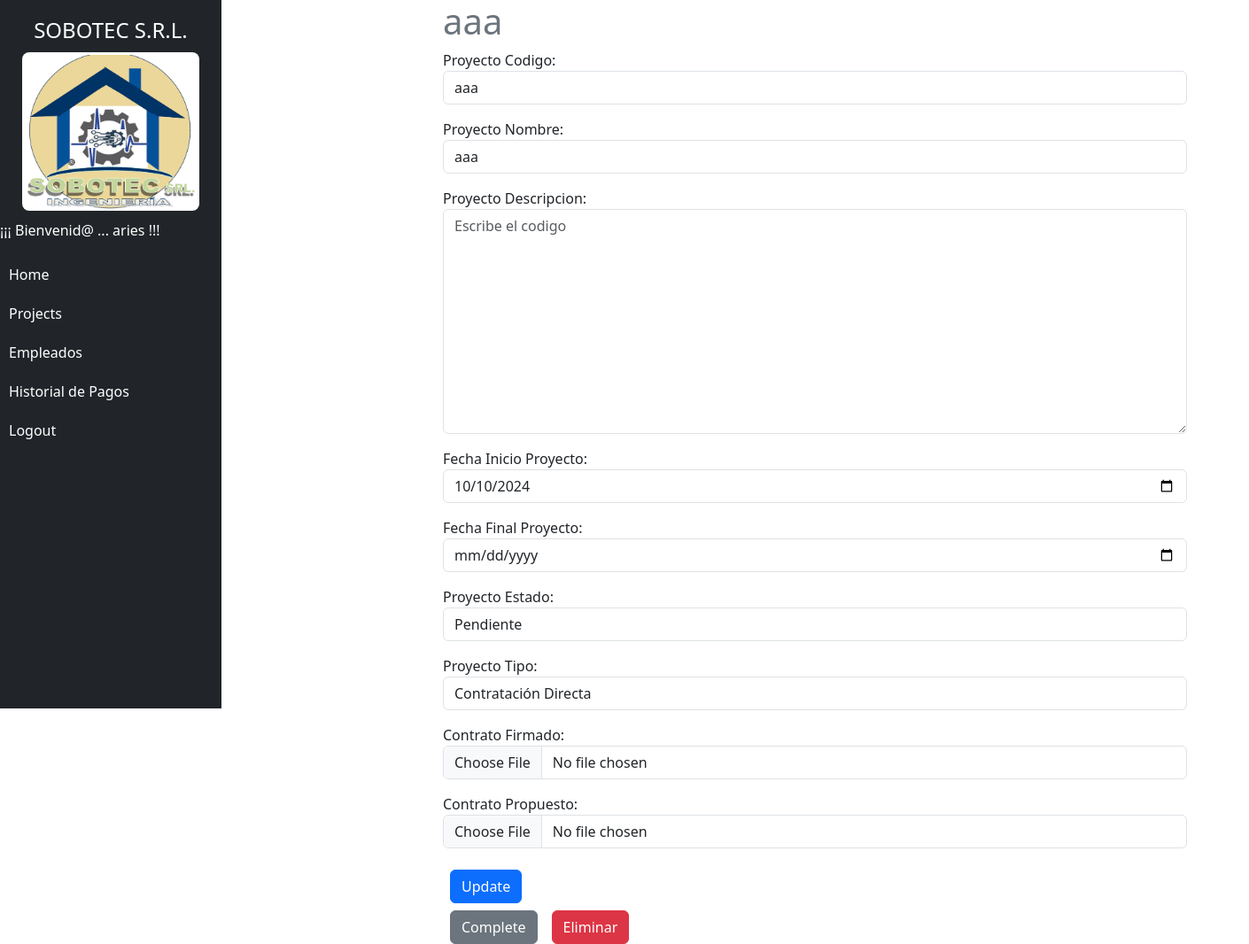
The page /projects/11/ (signed in) on the database as committed earlier.
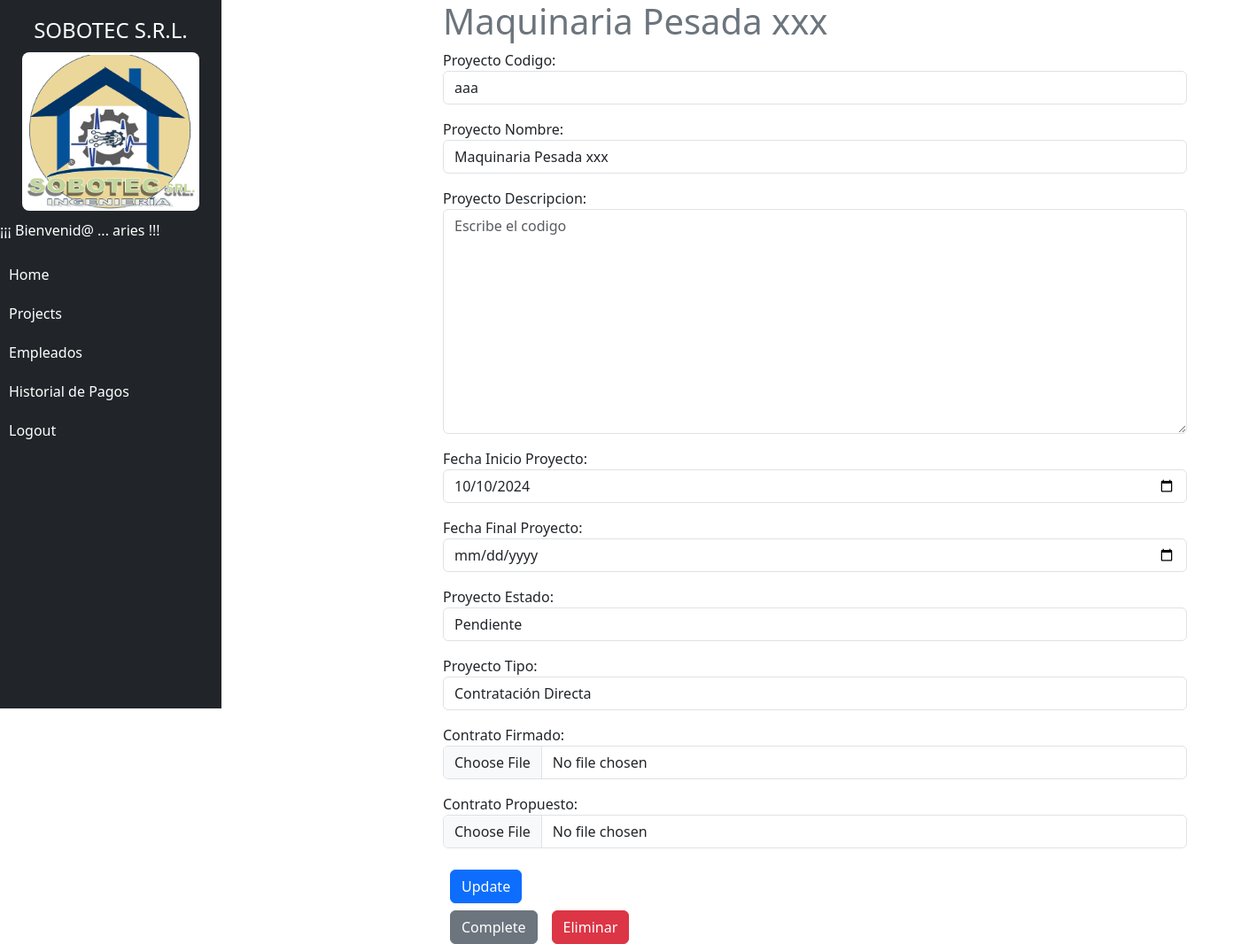
The same page on the database as committed later.
### projects/models.py (models this page shows, shortened)
class AuditModel(models.Model):
    created = models.DateTimeField(auto_now_add=True, verbose_name="Fecha Creación")
    updated_at = models.DateTimeField(auto_now=True, verbose_name="Fecha Actualización")
    deleted_at = models.DateTimeField(null=True, blank=True, verbose_name="Fecha Eliminación")
    is_active = models.BooleanField(default=True, verbose_name="Activo")
    class Meta:
        abstract = True

class Project(AuditModel):
    PROJECT_STATUS_CHOICES = [
        ('pendiente', 'Pendiente'),         # Pendiente
        ('en_progreso', 'En Progreso'), # En Proceso
        ('completado', 'Completado'),     # Terminado
    ]
    PROJECT_TYPE_CHOICES = [
        ('licitacion', 'Licitación'),            # Licitación
        ('contratacion_directa', 'Contratación Directa'),  # Contratación directa
    ]
    code = models.CharField(max_length=20, unique=True, verbose_name="Proyecto Codigo")
    name = models.CharField(max_length=200, unique=True, verbose_name="Proyecto Nombre")
    description = models.TextField(blank=True, verbose_name="Proyecto Descripcion")
    start_date = models.DateField(verbose_name="Fecha Inicio Proyecto")
    end_date = models.DateField(null=True, blank=True, verbose_name="Fecha Final Proyecto")
    project_status = models.CharField(max_length=20, choices=PROJECT_STATUS_CHOICES, default='pendiente', verbose_name="Proyecto Estado")
    project_type = models.CharField(max_length=30, choices=PROJECT_TYPE_CHOICES, default='contratacion_directa', verbose_name="Proyecto Tipo")
    photo_signed_contract = models.ImageField(upload_to="contrato_firmado",null = True, blank= True, verbose_name="Contrato Firmado")
    photo_proposed_contract = models.ImageField(upload_to="contrato_propueso",null = True, blank= True, verbose_name="Contrato Propuesto")
    user = models.ForeignKey(User, on_delete=models.CASCADE)# Empleado que herede de user
    is_active = models.BooleanField(default=True, verbose_name="Activo")

### projects/views.py (the view, shortened to what this page needs)
# urls.py: path('projects/<int:id_project>/', views.project_detail, name='project_detail'),
@login_required
def project_detail(request, id_project):
    if request.method == 'GET':
        project = get_object_or_404(Project, pk = id_project, user=request.user)
        form = ProjectForm(instance=project)
        return render(request, 'project_detail.html', {
            'project': project,
            'form': form
        })

### projects/form.py
class ProjectForm(forms.ModelForm):
    class Meta:
        model = Project
        fields = ['code', 'name', 'description', 'start_date', 'end_date', 'project_status', 'project_type', 'photo_signed_contract', 'photo_proposed_contract']
        widgets = {
            'code': forms.TextInput(attrs={'class':'form-control', 'placeholder': 'Escribe el codigo'}),
            'name': forms.TextInput(attrs={'class':'form-control', 'placeholder': 'Escribe el codigo'}),
            'description': forms.Textarea(attrs={'class':'form-control', 'placeholder': 'Escribe el codigo'}),
            'start_date': forms.DateInput(attrs={'class': 'form-control', 'type': 'date'}),
            'end_date': forms.DateInput(attrs={'class':'form-control', 'type': 'date'}),
            'project_status': forms.Select(attrs={'class':'form-control'}),
            'project_type': forms.Select(attrs={'class':'form-control'}),
            'photo_signed_contract': forms.ClearableFileInput(attrs={'class':'form-control'}),
            'photo_proposed_contract': forms.ClearableFileInput(attrs={'class':'form-control'})
        }

### projects/templates/project_detail.html (shortened to what this page needs)
{% extends 'base.html' %}
{% block content %}
<main class="container">
    <div class="row">
        <div class="col-md-8 offset-md-2">
            <h1 class="text-secondary">{{project.name}}</h1>
            <form method="POST">
                {{form.as_p}}
                <button class="btn btn-primary mx-2 my-2" type="submit">
                    Update
                </button>
            </form>
            <div class="d-flex">
                <form action="{% url 'project_complete' project.id %}" method="POST">
                    <button class="btn btn-secondary mx-2" type="submit">
                        Complete
                    </button>
                </form>
                <form action="{% url 'project_deactivate' project.id %}" method="POST">
                    <button class="btn btn-danger mx-2" type="submit">
                        Eliminar
                    </button>
                </form>
            </div>
        </div>
    </div>
</main>
{% endblock %}

Rows that differ between the two databases and show on the page:
changed Project "aaa": name "aaa" → "Maquinaria Pesada xxx"
